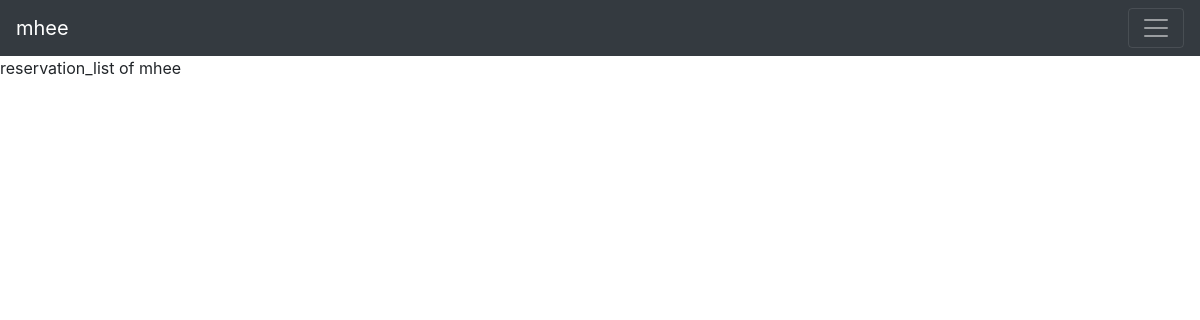
Before: /reservation_status/ (signed in) with the older database file.
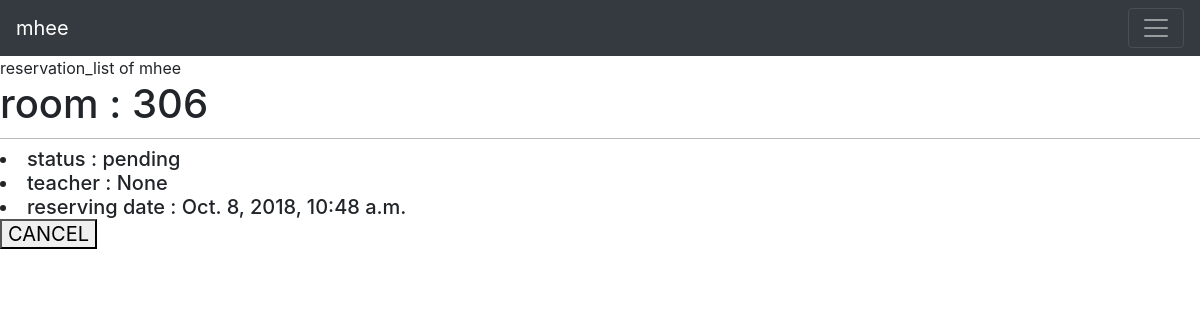
After: the same page with the newer database file.
### blog/models.py (models this page shows, shortened)
class reservation(models.Model):
    student = models.ForeignKey(Employee, related_name = "student" , on_delete=models.CASCADE ,blank = True,null=True)
    teacher = models.ForeignKey(Employee, related_name = "teacher" , on_delete=models.CASCADE ,blank = True,null=True)
    room = models.ForeignKey(room , related_name = "room" , on_delete=models.CASCADE)
    status_list = (("pending" , "pending"), ("accepted" , "accepted") , ("denied" , "denied") )
    status = models.CharField(max_length = 10 , default = 'pending', choices=status_list)
    day_of_reserve = models.DateTimeField(default=timezone.now)
    duration_begin =  models.DateTimeField(default=timezone.now)
    duration_end =  models.DateTimeField(default=timezone.now)
    objects = BookManager()

class room(models.Model):
    roomname = models.CharField(max_length=100 , default = 'roomname')
    isavaliable = (('yes','yes') , ('no','no') , ('pending' , 'pending'))
    status = models.CharField(max_length = 10 , default = 'yes', choices=isavaliable)
    width = models.IntegerField(default = 0)
    height = models.IntegerField(default = 0)
    slug = models.SlugField(max_length=100 , default = 'roomname')
    def __str__(self):
        return self.roomname

### project/views.py (the view)
# urls.py: path('reservation_status/' , views.getreservation , name= 'reservation_status'),
def getreservation(request):
    if "reservation" in request.GET:
        res_obj = reservation.objects.get(id = int(request.GET['reservation']) )
        res_obj.cancel_book()
    reservation_list = reservation.objects.get_booklist(User.objects.get(username = request.session['username'] ))
    return render(request, "blog/reservation_status.html" , {"reservation_list":reservation_list})

### blog/models.py (called while the page is built)
    def get_booklist(self , student_id):
        user_a = User.objects.get(username = student_id)
        emp = Employee.objects.get(id = user_a.id)
        reservation_list = reservation.objects.filter(student = emp)
        return reservation_list

### templates/blog/reservation_status.html
{% extends 'base.html' %}
{% block content %}
    reservation_list of {{user.username}}
    {% for res in reservation_list %}
    <h1> room : {{res.room}} </h1>
    <h5>
    <li> status : {{res.status}}</li>
   <li>  teacher : {{res.teacher}}</li>
      <li>  reserving date : {{res.day_of_reserve}}</li>
    {% if request.user.is_authenticated and res.status == 'pending' %}
  <form action=""   method="GET">
    <button type="submit" value="{{res.id}}" name = "reservation" > CANCEL </button>
    {% endif %}
    </h5>
    {% endfor %}
{% endblock %}

Changed rows visible on the page:
added reservation: room "306", status "pending", teacher "None", day_of_reserve "Oct. 8, 2018, 10:48 a.m.", {{ res.id }} 12 (drawn)
